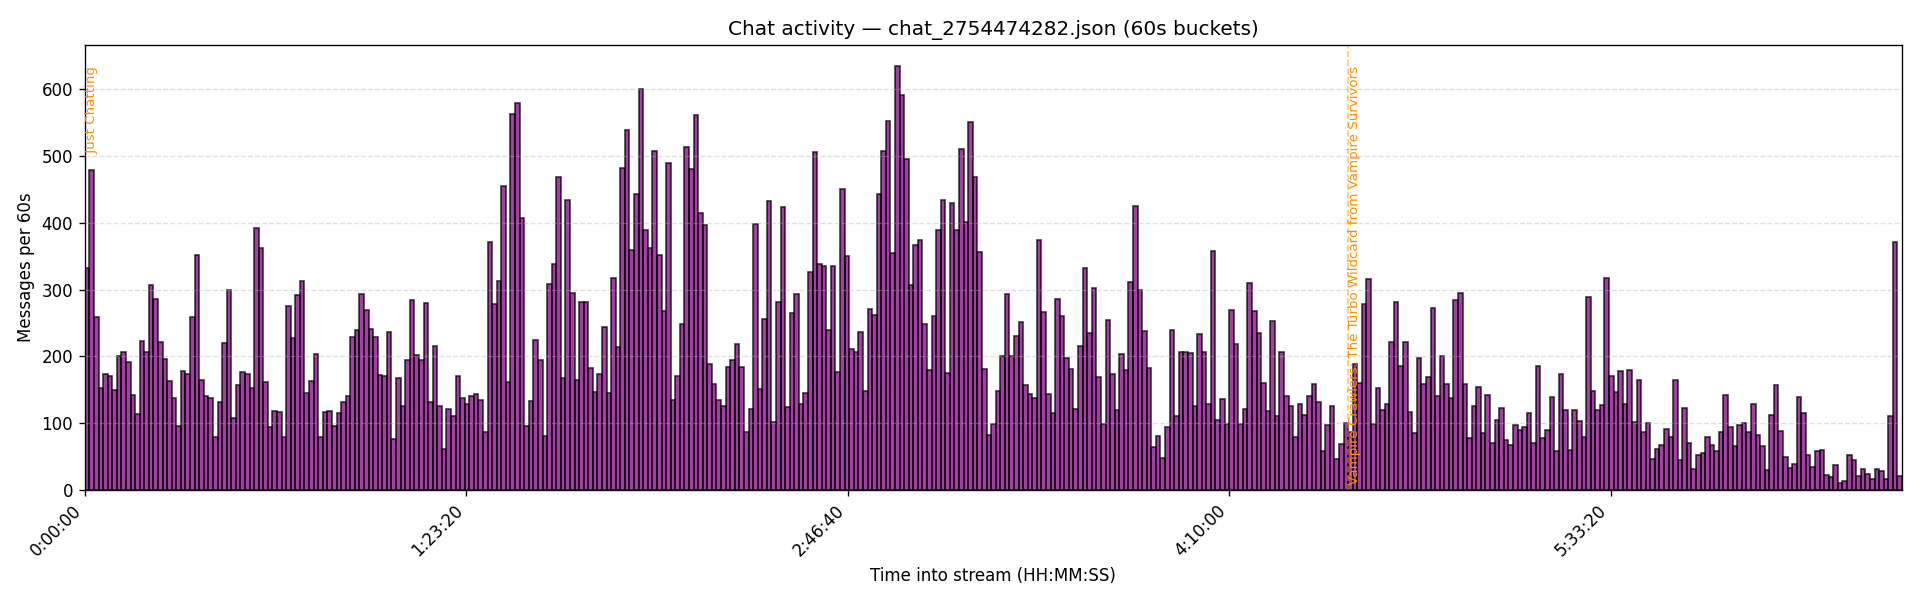

Reproduce this figure in Python.
"""Twitch chat heatmap generator.

Consumes a downloaded Twitch VOD chat JSON (TwitchDownloader, yt-dlp rechat,
or raw Twitch v5 /comments) and produces:

    1. A PNG histogram of messages-per-bucket across the stream duration.
    2. A terminal table of the top-N peak buckets with HH:MM:SS timestamps.
    3. A CSV of those peaks (rank, timestamp, seconds, count, segment).

Pass an optional yt-dlp .info.json to label segments using the VOD's chapters.

Usage:
    python heatmap.py chat.json
    python heatmap.py chat.json --info vod.info.json --bin 60 --top 10
    python heatmap.py chat.json --bin 30 --min-msgs 20 --out hype.png
"""

import argparse
import csv
import json
import sys
from collections import Counter
from datetime import timedelta
from pathlib import Path

import matplotlib.pyplot as plt
from matplotlib.ticker import FuncFormatter


def extract_offset(comment):
    if "content_offset_seconds" in comment:
        return float(comment["content_offset_seconds"])
    if "contentOffsetSeconds" in comment:
        return float(comment["contentOffsetSeconds"])
    return None


def extract_body(comment):
    msg = comment.get("message")
    if isinstance(msg, str):
        return msg
    if isinstance(msg, dict):
        body = msg.get("body")
        if isinstance(body, str):
            return body
        frags = msg.get("fragments")
        if isinstance(frags, list):
            return "".join(f.get("text", "") for f in frags if isinstance(f, dict))
    return ""


def load_comments(path):
    data = json.loads(Path(path).read_text(encoding="utf-8"))
    if isinstance(data, dict) and isinstance(data.get("comments"), list):
        return data["comments"]
    if isinstance(data, list):
        return data
    if isinstance(data, dict):
        for key in ("data", "items", "messages"):
            v = data.get(key)
            if isinstance(v, list):
                return v
    raise ValueError(f"Could not find a comments array in {path}")


def load_chapters(info_path):
    if not info_path:
        return []
    data = json.loads(Path(info_path).read_text(encoding="utf-8"))
    chapters = data.get("chapters") or []
    out = []
    for c in chapters:
        try:
            out.append({
                "start": float(c.get("start_time", 0)),
                "end": float(c.get("end_time", 0)),
                "title": c.get("title", ""),
            })
        except (TypeError, ValueError):
            continue
    return out


def chapter_for(offset, chapters):
    for c in chapters:
        if c["start"] <= offset < c["end"]:
            return c["title"]
    return ""


def hms(seconds):
    s = max(0, int(seconds))
    return str(timedelta(seconds=s))


def main():
    p = argparse.ArgumentParser(description="Twitch chat heatmap generator")
    p.add_argument("chat_json", help="Path to downloaded chat JSON")
    p.add_argument("--info", help="Optional yt-dlp .info.json for chapter labels")
    p.add_argument("--bin", dest="bin_size", type=int, default=60,
                   help="Bucket size in seconds (default 60)")
    p.add_argument("--top", type=int, default=10, help="Top-N peaks to report (default 10)")
    p.add_argument("--min-msgs", type=int, default=0,
                   help="Ignore buckets below this message count when ranking peaks")
    p.add_argument("--out", default="heatmap.png", help="Output PNG path")
    p.add_argument("--csv", default="peaks.csv", help="Output CSV path for the peaks table")
    args = p.parse_args()

    if args.bin_size <= 0:
        print("--bin must be > 0", file=sys.stderr)
        sys.exit(2)

    comments = load_comments(args.chat_json)
    offsets = [o for o in (extract_offset(c) for c in comments) if o is not None]
    if not offsets:
        print("No timestamps found in chat JSON.", file=sys.stderr)
        sys.exit(1)

    print(f"Loaded {len(offsets):,} comments from {args.chat_json}")

    chapters = load_chapters(args.info)
    if chapters:
        print(f"Loaded {len(chapters)} chapter(s) from {args.info}")

    bin_size = args.bin_size
    buckets = Counter(int(o // bin_size) for o in offsets)
    max_bucket = max(buckets)
    xs_seconds = [b * bin_size for b in range(max_bucket + 1)]
    ys = [buckets.get(b, 0) for b in range(max_bucket + 1)]
    peak_y = max(ys) if ys else 0

    fig, ax = plt.subplots(figsize=(16, 5))
    ax.bar(xs_seconds, ys, width=bin_size, color="purple",
           edgecolor="black", alpha=0.75, align="edge")
    ax.set_title(f"Chat activity — {Path(args.chat_json).name} ({bin_size}s buckets)")
    ax.set_xlabel("Time into stream (HH:MM:SS)")
    ax.set_ylabel(f"Messages per {bin_size}s")
    ax.grid(axis="y", linestyle="--", alpha=0.4)
    ax.set_xlim(0, (max_bucket + 1) * bin_size)
    ax.xaxis.set_major_formatter(FuncFormatter(lambda x, pos: hms(x)))
    plt.setp(ax.get_xticklabels(), rotation=45, ha="right")

    for c in chapters:
        ax.axvline(c["start"], color="orange", linestyle="--", alpha=0.6, linewidth=1)
        ax.text(c["start"], peak_y, f" {c['title']}", rotation=90,
                va="top", ha="left", fontsize=8, color="darkorange")

    plt.tight_layout()
    plt.savefig(args.out, dpi=120)
    print(f"Saved heatmap -> {args.out}")

    ranked = sorted(
        ((b, n) for b, n in buckets.items() if n >= args.min_msgs),
        key=lambda x: x[1],
        reverse=True,
    )[: args.top]

    print(f"\n--- TOP {len(ranked)} PEAKS ---")
    print(f"{'Rank':<5} {'Timestamp':<10} {'Msg/bin':<9} {'Segment'}")
    print("-" * 70)
    rows = []
    for rank, (bucket, count) in enumerate(ranked, 1):
        t = bucket * bin_size
        seg = chapter_for(t, chapters)
        ts = hms(t)
        print(f"#{rank:<4} {ts:<10} {count:<9} {seg}")
        rows.append({"rank": rank, "timestamp": ts, "seconds": t,
                     "count": count, "segment": seg})

    with open(args.csv, "w", newline="", encoding="utf-8") as f:
        w = csv.DictWriter(f, fieldnames=["rank", "timestamp", "seconds", "count", "segment"])
        w.writeheader()
        w.writerows(rows)
    print(f"Saved peaks -> {args.csv}")


if __name__ == "__main__":
    main()
